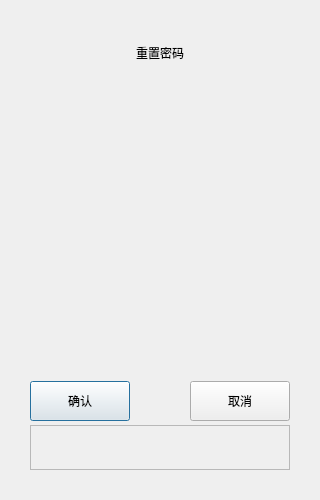
<?xml version="1.0" encoding="UTF-8"?>
<ui version="4.0">
 <class>ResetDialog</class>
 <widget class="QDialog" name="ResetDialog">
  <property name="geometry">
   <rect>
    <x>0</x>
    <y>0</y>
    <width>320</width>
    <height>500</height>
   </rect>
  </property>
  <property name="windowTitle">
   <string>Dialog</string>
  </property>
  <layout class="QVBoxLayout" name="verticalLayout_2">
   <property name="spacing">
    <number>4</number>
   </property>
   <property name="leftMargin">
    <number>30</number>
   </property>
   <property name="topMargin">
    <number>0</number>
   </property>
   <property name="rightMargin">
    <number>30</number>
   </property>
   <property name="bottomMargin">
    <number>0</number>
   </property>
   <item>
    <layout class="QVBoxLayout" name="verticalLayout">
     <property name="topMargin">
      <number>4</number>
     </property>
     <property name="rightMargin">
      <number>0</number>
     </property>
     <property name="bottomMargin">
      <number>4</number>
     </property>
     <item>
      <spacer name="verticalSpacer">
       <property name="orientation">
        <enum>Qt::Orientation::Vertical</enum>
       </property>
       <property name="sizeType">
        <enum>QSizePolicy::Policy::Expanding</enum>
       </property>
       <property name="sizeHint" stdset="0">
        <size>
         <width>20</width>
         <height>40</height>
        </size>
       </property>
      </spacer>
     </item>
     <item>
      <widget class="QLabel" name="welcom_label">
       <property name="minimumSize">
        <size>
         <width>0</width>
         <height>45</height>
        </size>
       </property>
       <property name="text">
        <string>重置密码</string>
       </property>
       <property name="alignment">
        <set>Qt::AlignmentFlag::AlignCenter</set>
       </property>
      </widget>
     </item>
     <item>
      <widget class="CheckLineEdit" name="account_name" native="true">
       <property name="minimumSize">
        <size>
         <width>0</width>
         <height>45</height>
        </size>
       </property>
      </widget>
     </item>
     <item>
      <spacer name="verticalSpacer_3">
       <property name="orientation">
        <enum>Qt::Orientation::Vertical</enum>
       </property>
       <property name="sizeHint" stdset="0">
        <size>
         <width>20</width>
         <height>40</height>
        </size>
       </property>
      </spacer>
     </item>
     <item>
      <widget class="PasswordLineEdit" name="password" native="true">
       <property name="minimumSize">
        <size>
         <width>0</width>
         <height>45</height>
        </size>
       </property>
      </widget>
     </item>
     <item>
      <spacer name="verticalSpacer_5">
       <property name="orientation">
        <enum>Qt::Orientation::Vertical</enum>
       </property>
       <property name="sizeHint" stdset="0">
        <size>
         <width>20</width>
         <height>40</height>
        </size>
       </property>
      </spacer>
     </item>
     <item>
      <widget class="CheckLineEdit" name="email" native="true">
       <property name="minimumSize">
        <size>
         <width>0</width>
         <height>45</height>
        </size>
       </property>
      </widget>
     </item>
     <item>
      <spacer name="verticalSpacer_2">
       <property name="orientation">
        <enum>Qt::Orientation::Vertical</enum>
       </property>
       <property name="sizeHint" stdset="0">
        <size>
         <width>20</width>
         <height>40</height>
        </size>
       </property>
      </spacer>
     </item>
     <item>
      <widget class="VerificationCodeEdit" name="verification_code" native="true">
       <property name="minimumSize">
        <size>
         <width>0</width>
         <height>45</height>
        </size>
       </property>
      </widget>
     </item>
     <item>
      <spacer name="verticalSpacer_7">
       <property name="orientation">
        <enum>Qt::Orientation::Vertical</enum>
       </property>
       <property name="sizeHint" stdset="0">
        <size>
         <width>20</width>
         <height>40</height>
        </size>
       </property>
      </spacer>
     </item>
     <item>
      <layout class="QHBoxLayout" name="horizontalLayout">
       <property name="leftMargin">
        <number>0</number>
       </property>
       <property name="bottomMargin">
        <number>0</number>
       </property>
       <item>
        <widget class="QPushButton" name="confirm_btn">
         <property name="minimumSize">
          <size>
           <width>100</width>
           <height>40</height>
          </size>
         </property>
         <property name="text">
          <string>确认</string>
         </property>
        </widget>
       </item>
       <item>
        <spacer name="horizontalSpacer">
         <property name="orientation">
          <enum>Qt::Orientation::Horizontal</enum>
         </property>
         <property name="sizeHint" stdset="0">
          <size>
           <width>40</width>
           <height>20</height>
          </size>
         </property>
        </spacer>
       </item>
       <item>
        <widget class="QPushButton" name="cancel_btn">
         <property name="minimumSize">
          <size>
           <width>100</width>
           <height>40</height>
          </size>
         </property>
         <property name="text">
          <string>取消</string>
         </property>
        </widget>
       </item>
      </layout>
     </item>
     <item>
      <widget class="QFrame" name="frame">
       <property name="minimumSize">
        <size>
         <width>0</width>
         <height>45</height>
        </size>
       </property>
       <property name="frameShape">
        <enum>QFrame::Shape::StyledPanel</enum>
       </property>
       <property name="frameShadow">
        <enum>QFrame::Shadow::Raised</enum>
       </property>
       <layout class="QVBoxLayout" name="verticalLayout_3">
        <property name="leftMargin">
         <number>0</number>
        </property>
        <property name="topMargin">
         <number>0</number>
        </property>
        <property name="rightMargin">
         <number>0</number>
        </property>
        <property name="bottomMargin">
         <number>0</number>
        </property>
        <item>
         <widget class="WaitingSpinnerWidget" name="loading_widget" native="true"/>
        </item>
       </layout>
      </widget>
     </item>
     <item>
      <spacer name="verticalSpacer_6">
       <property name="orientation">
        <enum>Qt::Orientation::Vertical</enum>
       </property>
       <property name="sizeHint" stdset="0">
        <size>
         <width>20</width>
         <height>40</height>
        </size>
       </property>
      </spacer>
     </item>
    </layout>
   </item>
  </layout>
 </widget>
 <customwidgets>
  <customwidget>
   <class>CheckLineEdit</class>
   <extends>QWidget</extends>
   <header>register_ui/checklineedit.h</header>
   <container>1</container>
  </customwidget>
  <customwidget>
   <class>PasswordLineEdit</class>
   <extends>QWidget</extends>
   <header>register_ui/passwordlineedit.h</header>
   <container>1</container>
  </customwidget>
  <customwidget>
   <class>VerificationCodeEdit</class>
   <extends>QWidget</extends>
   <header>register_ui/verificationcodeedit.h</header>
   <container>1</container>
  </customwidget>
  <customwidget>
   <class>WaitingSpinnerWidget</class>
   <extends>QWidget</extends>
   <header>register_ui/waitingspinnerwidget.h</header>
   <container>1</container>
  </customwidget>
 </customwidgets>
 <resources/>
 <connections/>
</ui>
